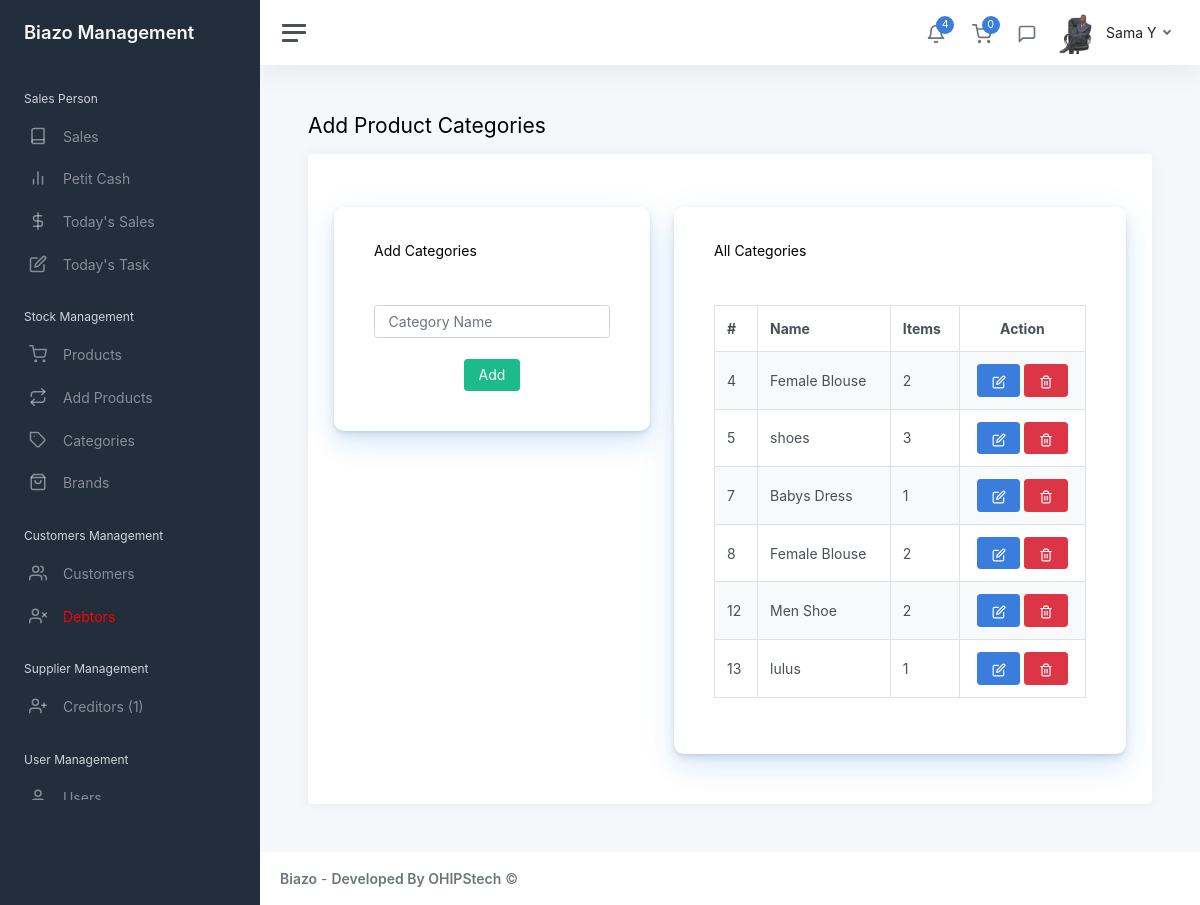
The page /admin/add_cat.php (signed in) on the database its author committed.
### tables this page shows
CREATE TABLE `users` (
  `id` int(11) NOT NULL,
  `member_name` varchar(255) NOT NULL,
  `position` varchar(255) NOT NULL,
  `dob` date NOT NULL,
  `country` varchar(255) NOT NULL,
  `gender` varchar(255) NOT NULL,
  `address` varchar(255) NOT NULL,
  `hobbies` varchar(255) NOT NULL,
  `id_no` varchar(255) NOT NULL,
  `start_date` varchar(255) NOT NULL,
  `code` varchar(20) NOT NULL,
  `phone` varchar(20) NOT NULL,
  `image` mediumblob NOT NULL,
  `employee_id` mediumblob NOT NULL,
  `employee_application` varchar(255) NOT NULL,
  `surety_name` varchar(255) NOT NULL,
  `surety_occupation` varchar(255) NOT NULL,
  `surety_phone` varchar(50) NOT NULL,
  `surety_id` varchar(255) NOT NULL,
  `surety_relationship` varchar(50) NOT NULL,
  `surety_address` varchar(50) NOT NULL,
  `surety_agreement` varchar(50) NOT NULL,
  `username` varchar(100) NOT NULL,
  `password` varchar(255) NOT NULL,
  `other` varchar(255) NOT NULL,
  `isUser` int(255) NOT NULL
);

CREATE TABLE `categories` (
  `id` int(11) NOT NULL,
  `cat_name` varchar(255) NOT NULL
);

### admin/add_cat.php (the view, shortened to what this page needs)
<?php
 include "includes/head.php";
 include "includes/sidebar.php";
 include 'database/config2.php';
?>
<main class="content">
	<div class="container-fluid p-0">
		<h1 class="h3 mb-3">Add Product Categories</h1>
		<div class="row">
			<div class="col-12">
				<div class="card">
					<div class="card-header">
					</div>
					<div class="card-body">
						<div class="container-fluid">
							<div class="row">
								<div class="col col-md-5">
									<div class="homeCard">
										<div class="card-content">
											<div class="card-header"><h5><i class="fas fa-list"></i> Add Categories</h5></div>
											<div class="card-body">
												<form action="includes/server.php" method="POST">
													<div class="row">
														<div class="col col-sm-12">
															<input type="text" name="cat_name" placeholder="Category Name" required class="form-control">
														</div>
													</div>
													<br>
													<div class="text-center">
														<button name="create_cat" type="submit" class="btn btn-success">Add</button>
													</div>
												</form>
											</div>
										</div>
									</div>
								</div>
								<div class="col col-md-7">
									<div class="homeCard">
										<div class="card-content">
											<div class="card-header"><h5><i class="fas fa-list"></i> All Categories</h5></div>
											<div class="card-body">
												<table id="table" class="table table-bordered table-striped">
													<thead>
														<tr>
															<th scope="col">#</th>
															<th scope="col">Name</th>
															<th scope="col">Items</th>
															<th scope="col" class="text-center">Action</th>
														</tr>
													</thead>
													<tbody>
													<?php
														$cat_query_select = "SELECT * FROM categories ";
														$cat_stm_select = $conn->prepare($cat_query_select);
														$cat_stm_select->execute();
														while($select = $cat_stm_select->fetch(PDO::FETCH_ASSOC)){
															$verify = $select['cat_name'];
															$cat_query_counting = "SELECT * FROM products WHERE category = '$verify'";
															$cat_stm_counting = $conn->prepare($cat_query_counting);
															$cat_stm_counting->execute();
															$counting = $cat_stm_counting->rowCount();
															echo "
															<tr>
																<td>{$select['id']}</td>
																<td>{$select['cat_name']}</td>
																<td>{$counting}</td>
																<td class='text-center'>
																	<a href='edit_cat.php?id={$select['id']}'>
																		<button type='delete' class='btn btn-primary'>
																			<i class='align-middle' data-feather='edit'></i>
																		</button>
																	</a>
																	<a href='delete_cat.php?id={$select['id']}'>
																		<button type='delete' class='btn btn-danger'>
																			<i class='align-middle' data-feather='trash-2'></i>
																		</button>
																	</a>
																</td>
															</tr>
															";
														}
													?>
													</tbody>
												</table>
											</div>
										</div>
									</div>
								</div>
							</div>
						</div>
					</div>
				</div>
			</div>
		</div>
	</div>
</main>
<?php
	include "includes/footer.php";
?>

### admin/includes/sidebar.php (shortened to what this page needs)
<?php
include 'database/config.php';
$user = $_SESSION['username'];
$query = "SELECT * from users WHERE username = '$user' LIMIT 1";
$result = mysqli_query($conn, $query);
$row = mysqli_fetch_assoc($result);
?>
<div class="wrapper">
		<nav id="sidebar" class="sidebar js-sidebar">
			<div class="sidebar-content js-simplebar">
				<a class="sidebar-brand" href="index.php">
					<span class="align-middle">Biazo Management</span>
				</a>
				<ul class="sidebar-nav">
					<li class="sidebar-header">
						Sales Person
					</li>
					<li class="sidebar-item">
						<a class="sidebar-link" href="index.php?salesresult=">
							<i class="align-middle" data-feather="book"></i> <span class="align-middle">Sales</span>
						</a>
					</li>
					<li class="sidebar-item">
						<a class="sidebar-link" href="petit_cash.php?salesresult=">
							<i class="align-middle" data-feather="bar-chart-2"></i> <span class="align-middle">Petit Cash</span>
						</a>
					</li>
					<li class="sidebar-item">
						<a class="sidebar-link" href="today_sales.php">
							<i class="align-middle" data-feather="dollar-sign"></i> <span class="align-middle">Today's Sales</span>
						</a>
					</li>
					<li class="sidebar-item">
						<a class="sidebar-link" href="todays_task.php">
							<i class="align-middle" data-feather="edit"></i> <span class="align-middle">Today's Task</span>
						</a>
					</li>
					<li class="sidebar-header">
						Stock Management
					</li>
					<li class="sidebar-item">
						<a class="sidebar-link" href="products.php">
							<i class="align-middle" data-feather="shopping-cart"></i> <span class="align-middle">Products</span>
						</a>
					</li>
					<li class="sidebar-item">
						<a class="sidebar-link" href="add_prd.php">
							<i class="align-middle" data-feather="repeat"></i> <span class="align-middle">Add Products</span>
						</a>
					</li>
					<li class="sidebar-item">
						<a class="sidebar-link" href="add_cat.php?result=">
							<i class="align-middle" data-feather="tag"></i> <span class="align-middle">Categories</span>
						</a>
					</li>
					<li class="sidebar-item">
						<a class="sidebar-link" href="add_brands.php?result=">
							<i class="align-middle" data-feather="shopping-bag"></i> <span class="align-middle">Brands</span>
						</a>
					</li>
					<li class="sidebar-header">
						Customers Management
					</li>
					<li class="sidebar-item">
						<a class="sidebar-link" href="customers.php?registration">
							<i class="align-middle" data-feather="users"></i> <span class="align-middle">Customers</span>
						</a>
					</li>
					<?php
						 include 'database/config2.php';
						 $id_query = "SELECT * FROM debtors";
						 $id_stm = $conn->prepare($id_query);
						 $id_stm->execute();
						 $id_D = $id_stm->fetch(PDO::FETCH_ASSOC);
						 $D_H = $id_D['debtor_id'];
					?>
					<li class="sidebar-item">
						<a class="sidebar-link" style="color:red" href="debtors.php?id=<?php echo $D_H;?>">
							<i class="align-middle" data-feather="user-x"></i> <span class="align-middle">Debtors</span>
						</a>
					</li>
					<li class="sidebar-header">
						Supplier Management
					</li>
					<li class="sidebar-item">
						<?php
						$mm = "SELECT * FROM creditors WHERE balance > 0";
						$aa = $conn->prepare($mm);
						$aa->execute();
						$aacount = $aa->rowCount();
						?>
						<a class="sidebar-link" href="add_spply.php">
							<i class="align-middle" data-feather="user-plus"></i> <span class="align-middle">Creditors (<?php echo $aacount; ?>)</span>
						</a>
					</li>
					<li class="sidebar-header">
						User Management
					</li>
					<li class="sidebar-item">
						<a class="sidebar-link" href="users.php">
							<i class="align-middle" data-feather="user"></i> <span class="align-middle">Users</span>
						</a>
					</li>
				</ul>
			</div>
		</nav>
		<div class="main">
			<nav class="navbar navbar-expand navbar-light navbar-bg">
				<a class="sidebar-toggle js-sidebar-toggle">
					<i class="hamburger align-self-center"></i>
				</a>
				<div class="navbar-collapse collapse">
					<ul class="navbar-nav navbar-align">
						<li class="nav-item dropdown">
							<a class="nav-icon dropdown-toggle" href="#" id="alertsDropdown" data-bs-toggle="dropdown">
								<div class="position-relative">
									<i class="align-middle" data-feather="bell"></i>
									<span class="indicator">4</span>
								</div>
							</a>
						</li>
						<?php
						include 'database/config2.php';
						$studentdbq = "SELECT * FROM products WHERE is_cart = 1";
						$statement2 = $conn->prepare($studentdbq);
						$statement2->execute();
						$carcount = $statement2->rowCount();
						?>
						<li class="nav-item dropdown">
							<a class="nav-icon dropdown-toggle" href="#" id="alertsDropdown" data-bs-toggle="dropdown">
								<div class="position-relative">
									<i class="align-middle" data-feather="shopping-cart"></i>
									<span class="indicator"><?php echo $carcount; ?></span>
								</div>
							</a>
						</li>
						<li class="nav-item dropdown">
							<a class="nav-icon dropdown-toggle" href="#" id="messagesDropdown" data-bs-toggle="dropdown">
								<div class="position-relative">
									<i class="align-middle" data-feather="message-square"></i>
								</div>
							</a>
						</li>
						<li class="nav-item dropdown">
							<a class="nav-link dropdown-toggle d-none d-sm-inline-block" href="#" data-bs-toggle="dropdown">
								<img src="img/employee/<?php echo $row['image']?>" class="avatar img-fluid rounded me-1" alt="Charles Hall" /> <span class="text-dark"><?php echo $row['member_name']?></span>
							</a>
						</li>
					</ul>
				</div>
			</nav>

### admin/css/custom.css (style rules this page uses)
.homeCard { background-color: #fff; border-radius: 10px; border: none; position: relative; margin-bottom: 30px; box-shadow: 0 0.46875rem 2.1875rem rgb(45 136 239 / 10%), 0 0.9375rem 1.40625rem rgb(71 157 255 / 10%), 0 0.25rem 0.53125rem rgb(90 97 105 / 12%), 0 0.125rem 0.1875rem rgb(90 97 105 / 10%); padding: 20px; }

### rows shown on the page
users: image (picture), member_name "Sama Y"
categories: id "4", cat_name "Female Blouse", counting "2"
categories: id "5", cat_name "shoes", counting "3"
categories: id "7", cat_name "Babys Dress", counting "1"
categories: id "8", cat_name "Female Blouse", counting "2"
categories: id "12", cat_name "Men Shoe", counting "2"
categories: id "13", cat_name "lulus", counting "1"

### other values the page prints
$aacount "1"
$carcount "0"
